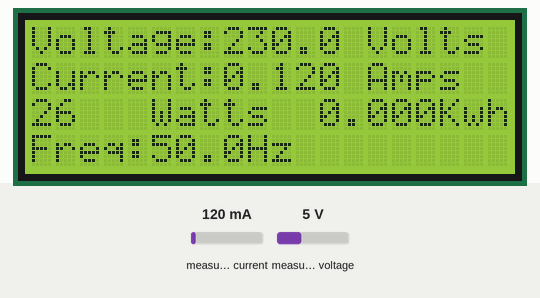
A sketch run on a simulated ESP8266 (NodeMCU). On the bench: 20×4 character LCD. Inputs (shaded band) come from the test bench; at power-on: measured current 120 mA, measured voltage 5 V. WiFi joins after 1.5 s; servers stay silent unless stated; what the sketch prints to the serial monitor is not drawn.

Above: at 11.1 s.
11.2 s: measured current set to 40 mA
At 12.3 s:
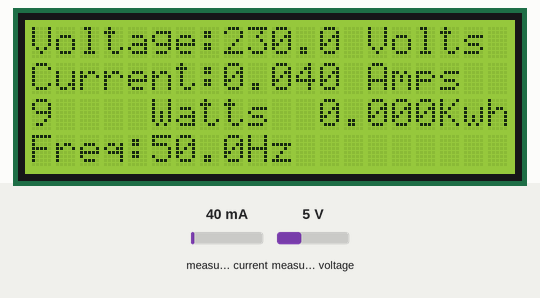
13.2 s: measured voltage set to 0.3 V
At 15.9 s:
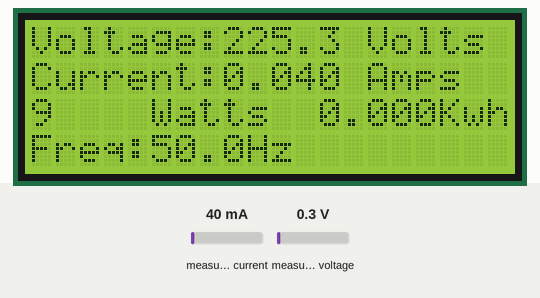
16.3 s: measured current set to 500 mA
At 18.6 s:
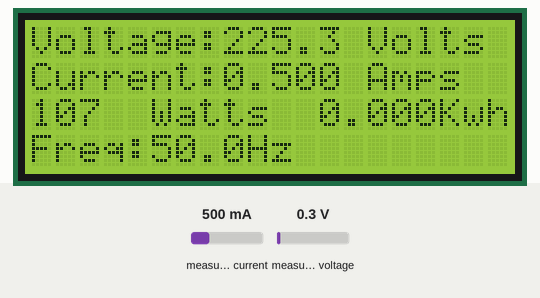
19.4 s: measured voltage set to 3.8 V
At 22.3 s:
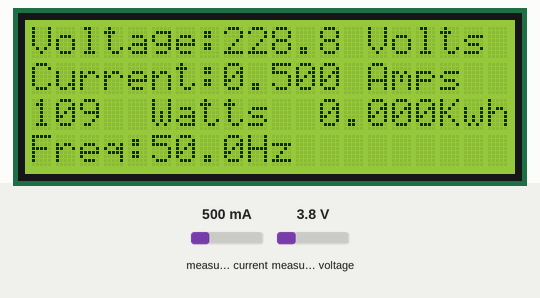
Timing chart, 0 to 23.5 s (numbered marks = the images above; inputs shaded):
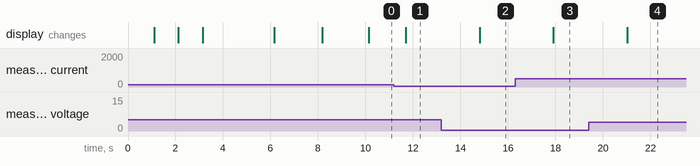

Measured:
- after the input at 11.2 s, the display: changes after 0.50 s (image 1)
- after the input at 13.2 s, the display: changes after 1.6 s (image 2)
- after the input at 16.3 s, the display: changes after 1.6 s (image 3)
- after the input at 19.4 s, the display: changes after 1.6 s (image 4)

The sketch:

Dem.ino
```cpp
#define BLYNK_TEMPLATE_ID           "TMPL3QHlQnzV3"
#define BLYNK_TEMPLATE_NAME         "Quickstart Template"
#define BLYNK_AUTH_TOKEN            "9bGiUYf6eiLUAdmyxZxlYjh-iXzR1E-r"
#define BLYNK_PRINT Serial
#include <ESP8266WiFi.h>
#include <BlynkSimpleEsp8266.h>
#include <PZEM004Tv30.h>//https://github.com/mandulaj/PZEM-004T-v30
#include <Wire.h>
#include <LiquidCrystal_I2C.h>
#include <Wire.h>                    // Include Wire library (required for I2C devices)
#include <LiquidCrystal_I2C.h>       // Include LiquidCrystal_I2C library
#include <ESP8266HTTPClient.h>
PZEM004Tv30 pzem(&Serial);

char auth[] = BLYNK_AUTH_TOKEN;
char ssid [] = "Infinity";
char pass [] = "#Udit1588";
const char* firstEspIP = "192.168.1.20";

float voltage=0;
float current=0;
float power=0;
float energy=0;
float frequency=0;
float pf=0;
unsigned long lastMillis = 0;
LiquidCrystal_I2C lcd(0x27, 20, 4);
WiFiClient client;

void setup()
{
 lcd.init();   // initializing the LCD
  lcd.backlight(); // Enable or Turn On the backlight
 lcd.setCursor(0,0);  //Set cursor to first column of second row
 lcd.print("    Energy meter    ");
 delay(1000);
lcd.setCursor(0,1);  //Set cursor to first column of second row
lcd.print("   Monitor by IOT   ");
delay(1000);
lcd.setCursor(0,2);  //Set cursor to first column of second row
lcd.print("     Designed by   ");
delay(1000);
lcd.setCursor(0,3);  //Set cursor to first column of second row
lcd.print("       UDIT          ");
delay(3000);
lcd.clear();
lcd.print("Device connecting...........");
delay(2000);
lcd.setCursor(0,2);  //Set cursor to first column of second row
lcd.print("........please  wait");

Serial.begin(9600);

Blynk.begin(auth, ssid, pass, "blynk.cloud", 80);
WiFi.begin(ssid, pass);
lcd.clear();
}
void loop()
{

  Blynk.run();


    float voltage = pzem.voltage();
    if( !isnan(voltage) ){
        Serial.print("Voltage: "); Serial.print(voltage,1); Serial.println("V");
        lcd.setCursor(0,0); lcd.print("Voltage:      Volts"); lcd.setCursor(8,0); lcd.print(voltage,1);
    } else {
        Serial.println("Error reading voltage");
        lcd.clear();
        lcd.setCursor(0,0); lcd.print("Voltage = 0.00Volts ");
        lcd.setCursor(0,1); lcd.print("Current = 0 Amps  ");
        lcd.setCursor(0,3); lcd.print("  No Power  Supply  ");
    }

    float current = pzem.current();
    if( !isnan(current) ){
        Serial.print("Current: "); Serial.print(current,3); Serial.println("A");
        lcd.setCursor(0,1); lcd.print("Current:      Amps"); lcd.setCursor(8,1); lcd.print(current,3);
    } else {
        Serial.println("Error reading current");

    }

    float power = pzem.power();
    if( !isnan(power) ){
        Serial.print("Power: "); Serial.print(power,0); Serial.println("W");
        lcd.setCursor(0,2); lcd.print("     Watts"); lcd.setCursor(0,2); lcd.print(power,0);
    } else {
        Serial.println("Error reading power");
            }

    float energy = pzem.energy();
    if( !isnan(energy) ){
        Serial.print("Energy: "); Serial.print(energy, 3); Serial.println("kWh");
        lcd.setCursor(12,2); lcd.print("     Kwh"); lcd.setCursor(12,2); lcd.print(energy/1000,3);
    } else {
        Serial.println("Error reading energy");
    }

    float frequency = pzem.frequency();
    if( !isnan(frequency) ){
        Serial.print("Frequency: "); Serial.print(frequency,1); Serial.println("Hz");
        lcd.setCursor(0,3); lcd.print("Freq:    Hz"); lcd.setCursor(5,3); lcd.print(frequency,1);
    } else {
        Serial.println("Error reading frequency");
    }

    Serial.println();
    delay(200);

    if (WiFi.status() == WL_CONNECTED) {
      HTTPClient http;
      http.begin(client, "http://" + String(firstEspIP) + "/waterlevel");  // Use client instance here
      int httpCode = http.GET();
      if (httpCode == HTTP_CODE_OK) {
        String response = http.getString();
        Serial.println("Water level: " + response);
        Blynk.virtualWrite(V7, response);
        lcd.setCursor(12,3); lcd.print("H2O:"); lcd.setCursor(16,3); lcd.print(String(response) + String("%"));
      }
      http.end();
    }


delay(1000);

      //Publish data every 5 seconds (5000 milliseconds). Change this value to publish at a different interval.
          if (millis() - lastMillis > 5000) {
            lastMillis = millis();

            Blynk.virtualWrite(V1, voltage);
            Blynk.virtualWrite(V2, current);
            Blynk.virtualWrite(V3, power);
            Blynk.virtualWrite(V4, energy/1000);
            Blynk.virtualWrite(V5, frequency);
            Blynk.virtualWrite(V6, pf);

          }

}
```
